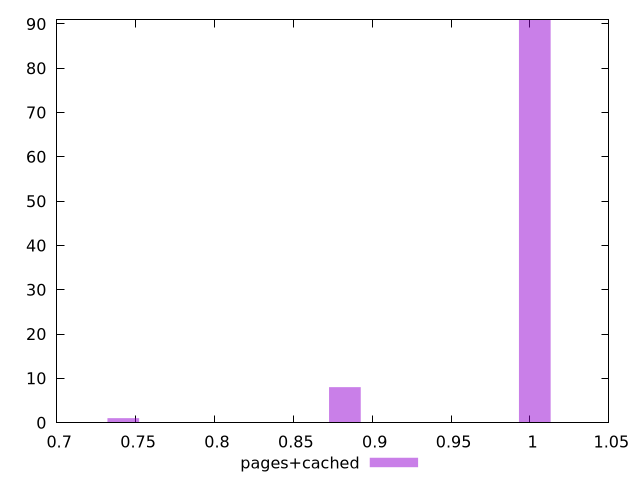

Generate this figure with gnuplot:
$_pagesCached <<EOF
0.74226623622583 1
0.882694983619906 8
1.0030624813862568 91
EOF
set key outside below
set terminal pngcairo
set output "report_00005_2020-11-02T22-26-11.212Z/unused-css-rules/pages+cached//hist.png"
set yrange [0:91]
set boxwidth 0.020061249627725136
set style fill transparent solid 0.5 noborder
plot $_pagesCached title "pages+cached" with boxes ,
